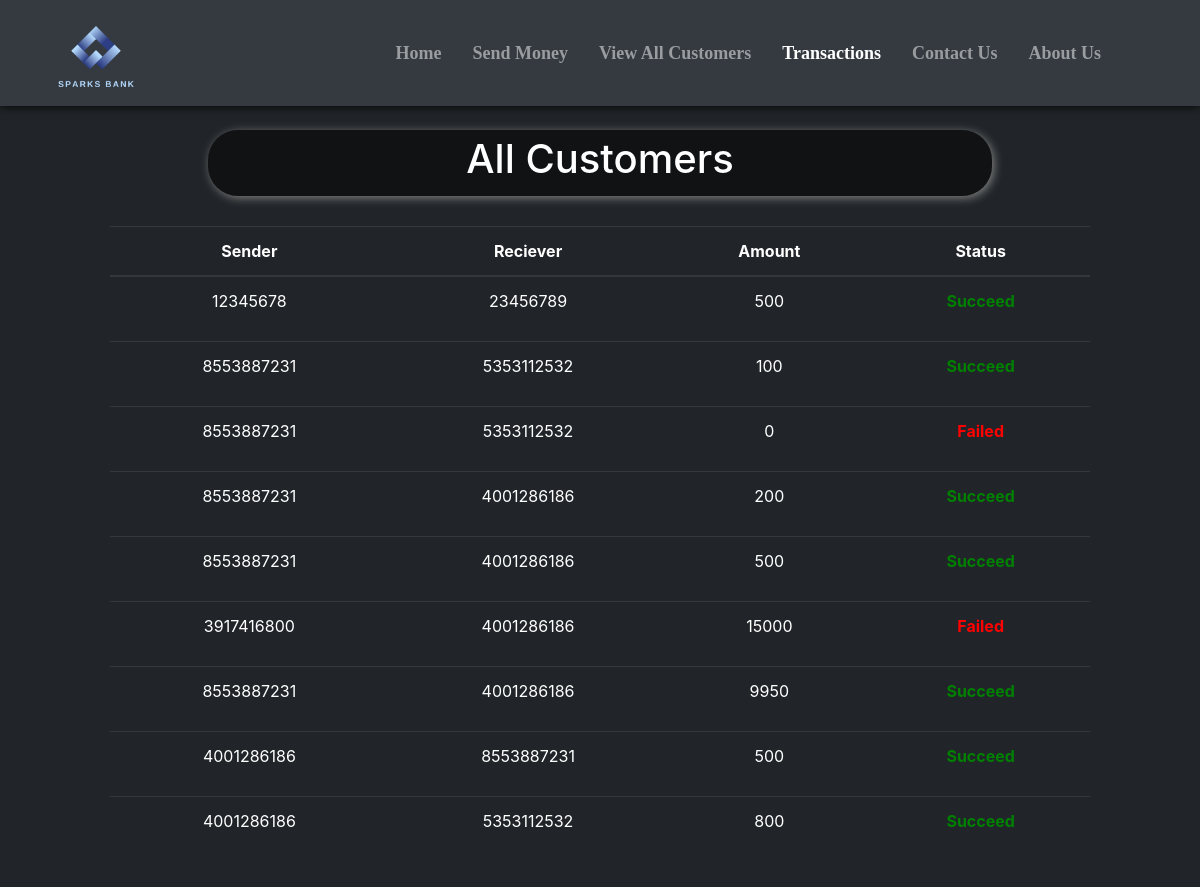
Screenshot of /transactions.php with the database file from the repository.
### tables this page shows
CREATE TABLE `transactions` (
  `sr` int(11) NOT NULL,
  `sender` varchar(10) NOT NULL,
  `receiver` varchar(10) NOT NULL,
  `amount` bigint(20) NOT NULL,
  `status` varchar(10) NOT NULL
);

### transactions.php (the view, shortened to what this page needs)
<!doctype html>
<html lang="en">
<head>
    <link href="//maxcdn.bootstrapcdn.com/bootstrap/4.1.1/css/bootstrap.min.css" rel="stylesheet" id="bootstrap-css">
    <link rel="stylesheet" href="https://use.fontawesome.com/releases/v5.1.0/css/all.css"
>
</head>
<body style="background-color:#212529;">
    <?php include 'spin.php'; ?>
    <nav class="navbar navbar-expand-lg navbar-dark bg-dark fixed fixed-top"
        style="font-family:candara; font-size:18px; box-shadow: 0px 0px 10px 0px black;">
        <div class="container-fluid">
            <a href="index.php"><img src="statics\logo.png" alt=""
                    style="height: 80px; margin-left:25px; margin-top:10px;"></a>
        </div>
        <div class="collapse navbar-collapse" id="navbarSupportedContent">
            <b>
                <ul class="navbar-nav ">
                    <li class="nav-item nav-links" style="margin-left:15px;">
                        <a class="nav-link text-nowrap" aria-current="page" href="index.php">Home</a>
                    </li>
                    <li class="nav-item" style="margin-left:15px; ">
                        <a class="nav-link text-nowrap" href="send_money.php">Send Money</a>
                    </li>
                    <li class="nav-item" style="margin-left:15px;">
                        <a class="nav-link text-nowrap" href="all_cust.php">View All Customers</a>
                    </li>
                    <li class="nav-item" style="margin-left:15px;">
                        <a class="nav-link text-nowrap active" href="transactions.php">Transactions</a>
                    </li>
                    <li class="nav-item" style="margin-left:15px;">
                        <a class="nav-link text-nowrap" href="contact_us.php">Contact Us</a>
                    </li>
                    <li class="nav-item" style="margin-left:15px; margin-right:75px;">
                        <a class="nav-link text-nowrap" href="about_us.php">About Us</a>
                    </li>
                </ul>
            </b>
        </div>
    </nav>
    <center>
        <div class="container" style="margin-top: 10%; padding:10px 80px 10px 80px; ">
            <div
                style="width:80%; background-color:rgba(0,0,0,.5); padding:5px 5px 5px 5px; border-radius:30px; box-shadow: 2px 2px 10px gray;">
                <h1 style=" color:white;">All Customers</h1>
            </div>
            <?php
    $conn = mysqli_connect($servername, $username, $password, $database);
    if(!$conn){
        die("Connection not established: ".mysqli_connect_error());
    }else{
        $sql = "SELECT * FROM `transactions`";
        $result = mysqli_query($conn, $sql);
?>
            <table class="table table-dark" style="margin-top: 30px;">
                <thead>
                    <tr>
                        <th scope="col">Sender</th>
                        <th scope="col">Reciever</th>
                        <th scope="col">Amount</th>
                        <th scope="col">Status</th>
                    </tr>
                </thead>
                <?php
echo "<tbody>";
        while($row = mysqli_fetch_assoc($result)){
        if(!(empty($row['sender']) && empty($row['receiver']) && empty($row['amount'])))
            {echo    '
            <tr>
              <td>'.$row['sender'].'</td>
              <td>'.$row['receiver'].'</td>
              <td>'.$row['amount'].'</td>
              <td>'; ?> <?php if($row['status'] == "succeed"){echo '<b><p style="color:green;">Succeed</p></b>';}else{echo '<b><p style="color:red;">Failed</p></b>';} ?>
              <?php echo '</td>
              </tr>';}
    }
    }
    echo "</tbody>";
?>
        </div>
    </center>
</body>
</html>

### transactions.php (style rules this page uses)
th, td { text-align: center; }

### rows the page displays
transactions: sender "12345678", receiver "23456789", amount "500", status "Succeed"
transactions: sender "8553887231", receiver "5353112532", amount "100", status "Succeed"
transactions: sender "8553887231", receiver "5353112532", amount "0", status "Failed"
transactions: sender "8553887231", receiver "4001286186", amount "200", status "Succeed"
transactions: sender "8553887231", receiver "4001286186", amount "500", status "Succeed"
transactions: sender "3917416800", receiver "4001286186", amount "15000", status "Failed"
transactions: sender "8553887231", receiver "4001286186", amount "9950", status "Succeed"
transactions: sender "4001286186", receiver "8553887231", amount "500", status "Succeed"
transactions: sender "4001286186", receiver "5353112532", amount "800", status "Succeed"
